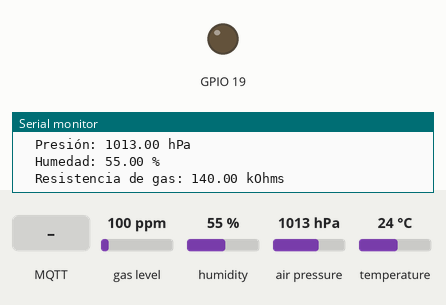
The sketch below on a simulated ESP32. On the bench: output pins drawn as LEDs (lit = HIGH), the last lines printed to the serial monitor. Inputs (shaded band) come from the test bench; at power-on: gas level 100 ppm, humidity 55 %, air pressure 1013 hPa, temperature 24 °C. WiFi joins after 1.5 s; servers stay silent unless stated; no MQTT or app messages arrive unless stated.

Above: at 3.2 s.
3.3 s: MQTT message "On" arrives on the first subscribed topic
At 6.0 s:
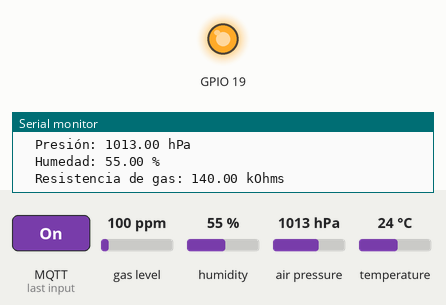
6.7 s: MQTT message "Off" arrives on the first subscribed topic
At 9.5 s:
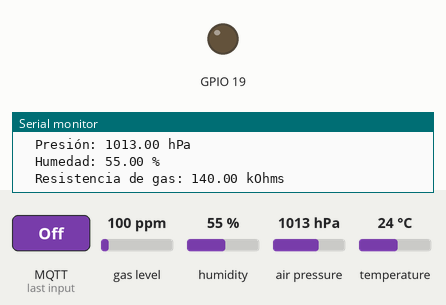
Timing chart, 0 to 11.0 s (numbered marks = the images above; inputs shaded):
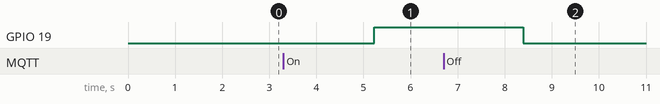

Measured:
- after the input at 3.3 s, GPIO 19: LOW → HIGH after 1.9 s
- after the input at 6.7 s, GPIO 19: HIGH → LOW after 1.7 s

The sketch:

main.ino
```cpp
#include <WiFi.h>
#include <Wire.h>
#include "BME680Sensor.h"
#include "FanController.h"
#include "MQTTClientHandler.h"

const char* ssid = "IoTGrupo10";
const char* password = "12345adri";

const char* mqtt_server = "broker.hivemq.com";
const int mqtt_port = 1883;

const char* mqtt_topic_fan = "ucb/cba/iot/fan";
const char* mqtt_topic_temperature = "ucb/cba/iot/bme680/temperature";
const char* mqtt_topic_pressure = "ucb/cba/iot/bme680/pressure";
const char* mqtt_topic_humidity = "ucb/cba/iot/bme680/humidity";
const char* mqtt_topic_gas = "ucb/cba/iot/bme680/gas";

WiFiClient espClient;
BME680Sensor bmeSensor;
FanController fan(19);
MQTTClientHandler mqttHandler(mqtt_server, mqtt_port, espClient);

void setup_wifi() {
  delay(10);
  Serial.println();
  Serial.print("Conectando a ");
  Serial.println(ssid);

  WiFi.begin(ssid, password);

  while (WiFi.status() != WL_CONNECTED) {
    delay(1000);
    Serial.print(".");
  }

  Serial.println("");
  Serial.println("WiFi conectado");
  Serial.println("IP address: ");
  Serial.println(WiFi.localIP());
}

void callback(char* topic, byte* message, unsigned int length) {
  String receivedMessage = "";
  for (int i = 0; i < length; i++) {
    receivedMessage += (char)message[i];
  }

  receivedMessage.trim();

  Serial.print("Mensaje recibido en el topic [");
  Serial.print(topic);
  Serial.print("]: ");
  Serial.println(receivedMessage);

  // Control manual del ventilador
  if (String(topic) == mqtt_topic_fan) {
    fan.controlFan(receivedMessage);
  }
}

void setup() {
  Serial.begin(115200);
  setup_wifi();
  bmeSensor.begin();

  mqttHandler.setup(mqtt_topic_fan, callback);
}

void loop() {
  if (!espClient.connected()) {
    mqttHandler.connect();
  }

  mqttHandler.loop();

  if (!bmeSensor.readSensorData()) {
    Serial.println("Error al leer el sensor BME680");
    return;
  }

  float temperature = bmeSensor.getTemperature();
  float pressure = bmeSensor.getPressure();
  float humidity = bmeSensor.getHumidity();
  float gas_resistance = bmeSensor.getGasResistance();

  // Publicar cada dato en su respectivo tópico
  mqttHandler.publish(mqtt_topic_temperature, String(temperature).c_str());
  mqttHandler.publish(mqtt_topic_pressure, String(pressure).c_str());
  mqttHandler.publish(mqtt_topic_humidity, String(humidity).c_str());
  mqttHandler.publish(mqtt_topic_gas, String(gas_resistance).c_str());

  // Imprimir datos del sensor en el puerto serial
  Serial.println("Datos del BME680:");
  Serial.println("  Temperatura: " + String(temperature) + "°C");
  Serial.println("  Presión: " + String(pressure) + " hPa");
  Serial.println("  Humedad: " + String(humidity) + " %");
  Serial.println("  Resistencia de gas: " + String(gas_resistance) + " kOhms");

  delay(3000);
}
```

BME680Sensor.cpp
```cpp
#include "BME680Sensor.h"
#include <Arduino.h>

BME680Sensor::BME680Sensor() {}

void BME680Sensor::begin() {
  if (!bme.begin()) {
    Serial.println("Error: no se encontró el sensor BME680");
    while (1);
  }

  bme.setTemperatureOversampling(BME680_OS_8X);
  bme.setHumidityOversampling(BME680_OS_2X);
  bme.setPressureOversampling(BME680_OS_4X);
  bme.setIIRFilterSize(BME680_FILTER_SIZE_3);
  bme.setGasHeater(320, 150);
}

bool BME680Sensor::readSensorData() {
  return bme.performReading();
}

float BME680Sensor::getTemperature() {
  return bme.temperature;
}

float BME680Sensor::getPressure() {
  return bme.pressure / 100.0F;
}

float BME680Sensor::getHumidity() {
  return bme.humidity;
}

float BME680Sensor::getGasResistance() {
  return bme.gas_resistance / 1000.0;
}
```

BME680Sensor.h
```cpp
#ifndef BME680SENSOR_H
#define BME680SENSOR_H

#include <Adafruit_BME680.h>

class BME680Sensor {
  public:
    BME680Sensor();
    void begin();
    bool readSensorData();
    float getTemperature();
    float getPressure();
    float getHumidity();
    float getGasResistance();

  private:
    Adafruit_BME680 bme;
};

#endif
```

FanController.cpp
```cpp
#include "FanController.h"

FanController::FanController(int relayPin) {
  this->relayPin = relayPin;
  pinMode(relayPin, OUTPUT);
}

void FanController::controlFan(String command) {
  if (command == "On") {
    digitalWrite(relayPin, HIGH);
    Serial.println("Ventilador encendido (control manual)");
  } else if (command == "Off") {
    digitalWrite(relayPin, LOW);
    Serial.println("Ventilador apagado (control manual)");
  }
}
```

FanController.h
```cpp
#ifndef FANCONTROLLER_H
#define FANCONTROLLER_H

#include <Arduino.h>

class FanController {
  public:
    FanController(int relayPin);
    void controlFan(String command);

  private:
    int relayPin;
};

#endif
```

MQTTClientHandler.cpp
```cpp
#include "MQTTClientHandler.h"
#include <Arduino.h>

MQTTClientHandler::MQTTClientHandler(const char* server, int port, WiFiClient& espClient) : client(espClient) {
  this->server = server;
  this->port = port;
}

void MQTTClientHandler::setup(const char* topicFan, std::function<void(char*, byte*, unsigned int)> callback) {
  client.setServer(server, port);
  client.setCallback(callback);
  this->topicFan = topicFan;
}

void MQTTClientHandler::connect() {
  while (!client.connected()) {
    Serial.print("Intentando conexión MQTT...");
    if (client.connect("IoT")) {
      Serial.println("Conectado");
      client.subscribe(topicFan);
    } else {
      Serial.print("fallido, rc=");
      Serial.print(client.state());
      Serial.println(" intentando de nuevo en 5 segundos");
      delay(5000);
    }
  }
}

void MQTTClientHandler::loop() {
  client.loop();
}

void MQTTClientHandler::publish(const char* topic, const char* message) {
  client.publish(topic, message);
}
```

MQTTClientHandler.h
```cpp
#ifndef MQTTCLIENTHANDLER_H
#define MQTTCLIENTHANDLER_H

#include <WiFi.h>
#include <PubSubClient.h>

class MQTTClientHandler {
  public:
    MQTTClientHandler(const char* server, int port, WiFiClient& espClient);
    void setup(const char* topicFan, std::function<void(char*, byte*, unsigned int)> callback);
    void connect();
    void loop();
    void publish(const char* topic, const char* message);

  private:
    PubSubClient client;
    const char* server;
    int port;
    const char* topicFan;
};

#endif
```
